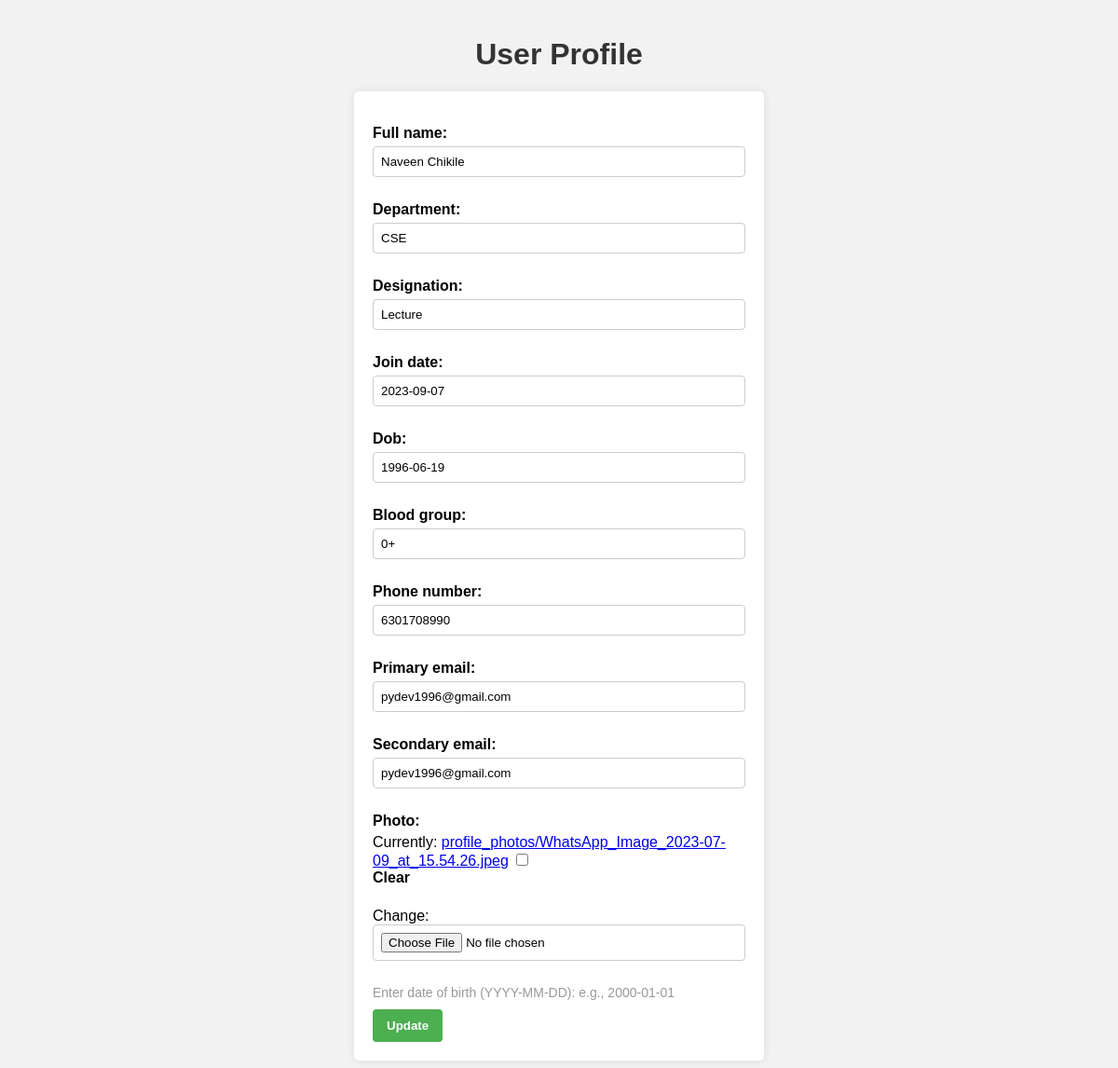
The app's page /update-profile/ (signed in), older data.
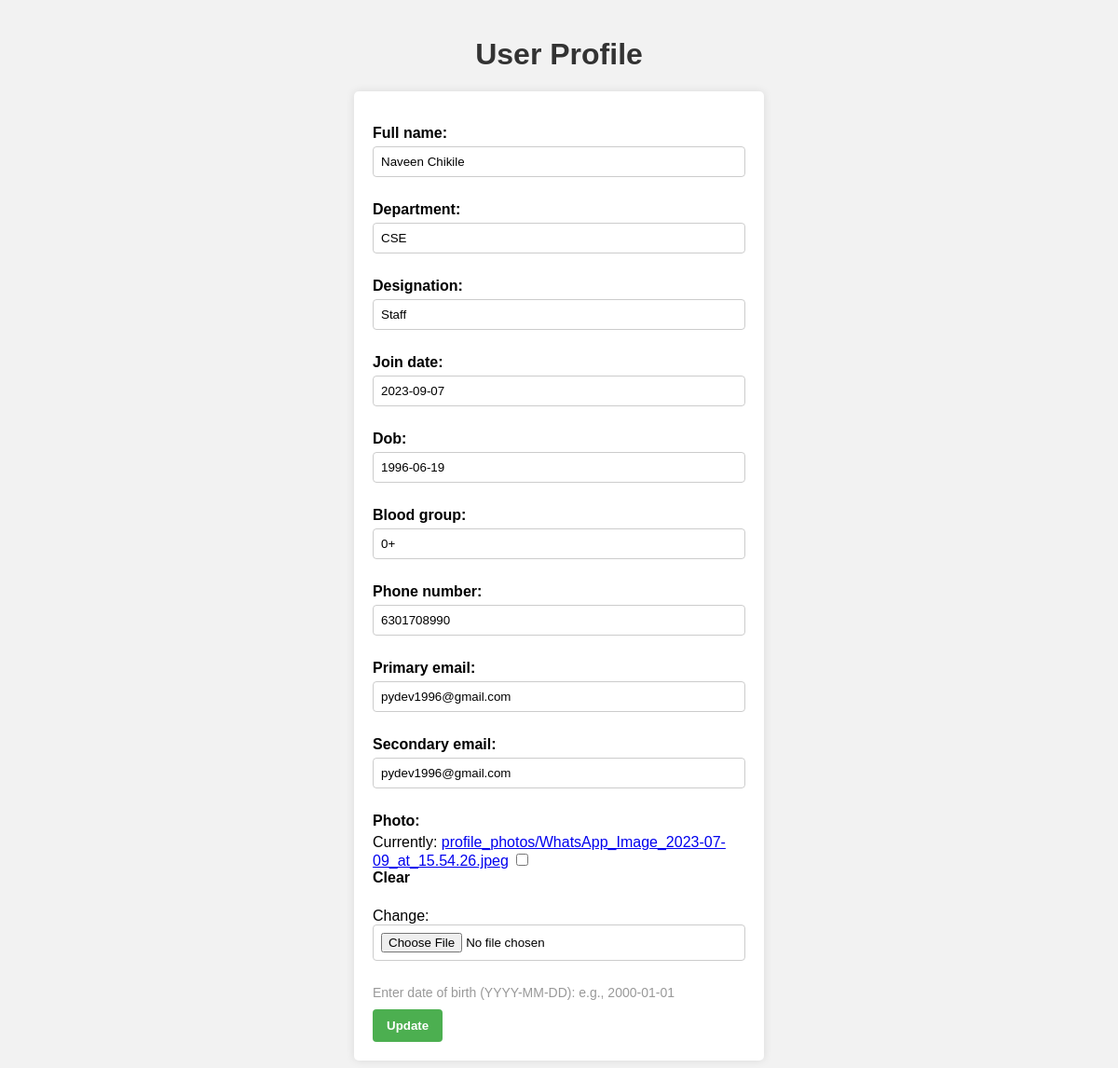
The same page, newer data.
### apps/models.py (models this page shows, shortened)
class CustomUser(AbstractUser):
    USER_TYPE_CHOICES = (
        ('ADMINISTRATION', 'Administration'),
        ('DEPARTMENT_HEAD', 'Department Head'),
        ('STORE_EXECUTIVE', 'Store Executive'),
        ('NORMAL_USER', 'Normal User'),
    )
    user_type = models.CharField(max_length=20, choices=USER_TYPE_CHOICES)
    plain_text_password = models.CharField(max_length=128, blank=True)
    full_name = models.CharField(max_length=100,default='')
    department = models.CharField(max_length=100,default='')
    designation = models.CharField(max_length=100,default='')
    join_date = models.DateField(blank=True, null=True)
    dob = models.DateField(blank=True, null=True)
    blood_group = models.CharField(max_length=10,default='Unknown')
    phone_number = models.CharField(max_length=20,default='')
    primary_email = models.EmailField(blank=True, null=True)
    secondary_email = models.EmailField(blank=True, null=True)
    photo = models.ImageField(upload_to='profile_photos', blank=True, null=True)

### apps/views.py (the view)
# urls.py: path('update-profile/', views.update_profile, name='update_profile'),
def update_profile(request):
    user = request.user
    if request.method == 'POST':
        form = ProfileUpdateForm(request.POST, request.FILES, instance=user)
        if form.is_valid():
            form.save()
            return redirect('update_profile')
        else:
            print(form.errors)
            errors = form.errors
            return render(request, 'update_profile.html', {'form': form, 'errors': errors})
    else:
        form = ProfileUpdateForm(instance=user)
    return render(request, 'update_profile.html', {'form': form})

### apps/forms.py
class ProfileUpdateForm(forms.ModelForm):
    class Meta:
        model = CustomUser
        fields = ['full_name', 'department', 'designation', 'join_date', 'dob', 'blood_group', 'phone_number', 'primary_email', 'secondary_email', 'photo']

### apps/templates/update_profile.html (shortened to what this page needs)
<!DOCTYPE html>
<html>
<head>
</head>
<body>
  <h1>User Profile</h1>
  <form id="profileForm" method="post" enctype="multipart/form-data">
    {{ form.as_p }}
    <p class="dob-note">Enter date of birth (YYYY-MM-DD): e.g., 2000-01-01</p>
    <input type="submit" value="Update">
  </form>
</body>
</html>

Row changes from the older to the newer data that the page shows:
changed CustomUser "Naveen Chikile": designation "Lecture" → "Staff"
